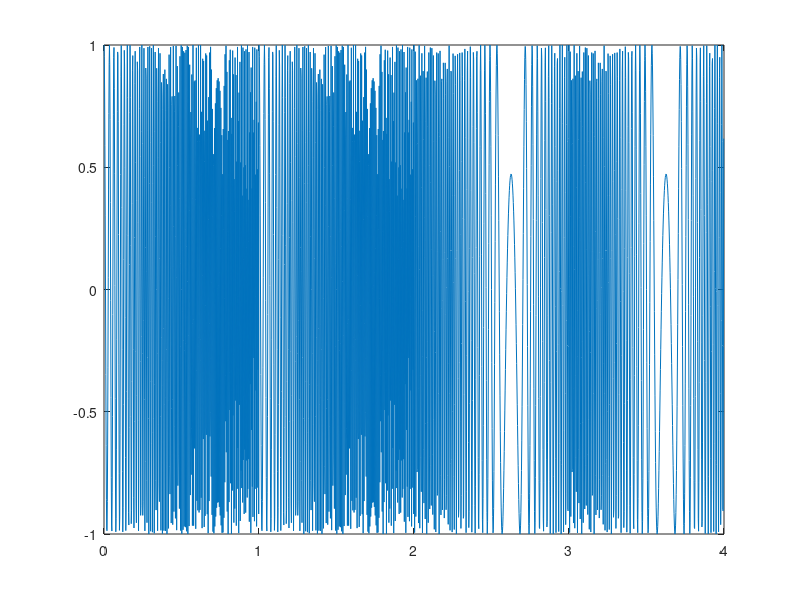

MATLAB code to generate this figure:
T=1;
delta=1/512;
t=(0:delta:T-delta);
b=randi([0 1],1,4);
t_1=(0:delta:((length(b))*T)-delta)
delta=1/512;
f_max=124;
f_min=25;
t=(0:delta:T-delta);
up=cos((2*pi*t).*((((f_max-f_min)/T)*t)+f_min));
down=cos((2*pi*t).*((((f_min-f_max)/T)*t)+f_max));
%c=upsample(b,(uint32(T/delta)));
signal=0;
for i=1:length(b)
    if(b(i)==1)
        signal=[signal up];
    else
        signal=[signal down];
    end
end
a=length(signal);
signal=signal(2:a);
plot(t_1,signal)